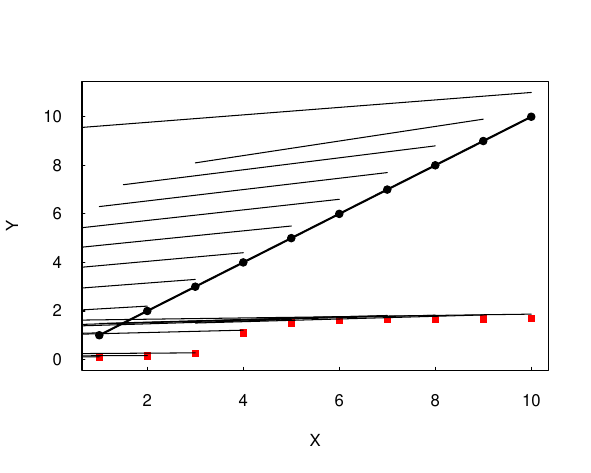

This chart was generated by the following R code:
# Example showing that correlation is not the same as goodness-of-fit

data1 <- c(1, 2, 3, 4, 5, 6, 7, 8, 9, 10)
data2 <- c(0.1,	0.15,	0.25,	1.1,	1.5,	1.6,	1.65,	1.66,	1.67,	1.7)
xPlot <- c(1, 2, 3, 4, 5, 6, 7, 8, 9, 10)

# Assume 10% error on data
err1 <- 0.1*data1
err2 <- 0.1*data2

# Pearson linear correlation coefficient
pearsonCorr<-cor(data1, data2,  method = "pearson", use = "complete.obs")
print(paste("Pearson correlation:", pearsonCorr))

# Kendall tau
kendallCorr<-cor(data1, data2,  method = "kendall", use = "complete.obs")
print(paste("Kendall tau:", kendallCorr))

# Spearmann rho
spearmanCorr<-cor(data1, data2,  method = "spearman", use = "complete.obs")
print(paste("Spearman rho:", spearmanCorr))

pdf("correl.pdf", width=15/2.54, height=12/2.54)
plot(xPlot, data1, type="l", tck=0.01, lwd=1, xlab="X", ylab="Y", las=1, ylim=c(0., max(data1+err1))) 
lines(xPlot, data1, col="black", lwd=2, lty=1)

points(xPlot, data1, pch=19, col="black")
points(xPlot, data2, pch=15, col="red")
# Error bars
segments(xPlot, data1+err1, x, data1-err1)
segments(xPlot, data2+err2, x, data2-err2)
dev.off()

# Chi-square test
piece<-((data1-data2)^2)/(err1^2 + err2^2)
chi2<-sum(piece)
pvchi2<-pchisq(chi2,length(piece),lower.tail=FALSE)
print(paste("chi2 p-value =", pvchi2))

# Kolmogorov-Smirnov test
ks<-ks.test(data1, data2)
print(ks)
